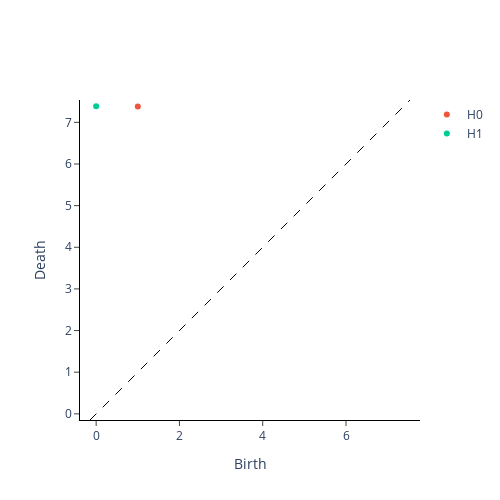

Source (notebook cell):
### Markdown cell above
*The correct answer is hidden here. Highlight or double-click to open the cell to see it when you're ready. No peeking!*

<font color='white'>
One $H_0$ and one $H_1$ component.    
</font>

### Code cell
# Find Cubical Persistence

Density = np.array([Density])
cubical_persistence = CubicalPersistence(n_jobs=-1, reduced_homology=True)
Persistence = cubical_persistence.fit_transform(Density)

filtered = Filtering(epsilon=10 ** -2)
Filtered_Persistence = filtered.fit_transform(Persistence)
plot = filtered.plot(Filtered_Persistence)
plot.show()

### Figure 1 — Plotly figure (JSON) as saved in the notebook; plotly's stock layout.template omitted (floating-point values rounded to 4 significant figures)
{"data": [{"hoverinfo": "none", "line": {"color": "black", "dash": "dash", "width": 1}, "mode": "lines", "showlegend": false, "type": "scatter", "x": [-0.1478, 7.537], "y": [-0.1478, 7.537]}, {"hoverinfo": "text", "hovertext": ["(1.0005807622310747, 7.3806856609658364)"], "mode": "markers", "name": "H0", "type": "scatter", "x": [1.001], "y": [7.381]}, {"hoverinfo": "text", "hovertext": ["(1.6901796190714926e-10, 7.38905609893065)"], "mode": "markers", "name": "H1", "type": "scatter", "x": [1.69e-10], "y": [7.389]}], "layout": {"height": 500, "plot_bgcolor": "white", "width": 500, "xaxis": {"autorange": false, "exponentformat": "e", "linecolor": "black", "linewidth": 1, "mirror": false, "range": [-0.1478, 7.537], "showexponent": "all", "showline": true, "side": "bottom", "ticks": "outside", "title": {"text": "Birth"}, "type": "linear", "zeroline": true}, "yaxis": {"autorange": false, "exponentformat": "e", "linecolor": "black", "linewidth": 1, "mirror": false, "range": [-0.1478, 7.537], "scaleanchor": "x", "scaleratio": 1, "showexponent": "all", "showline": true, "side": "left", "ticks": "outside", "title": {"text": "Death"}, "type": "linear", "zeroline": true}}}
